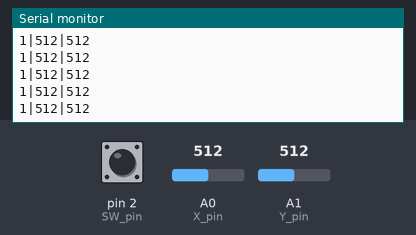
Simulated run of this sketch. Board: Arduino Uno, built with avr-gcc and run on an emulated ATmega328P. Parts: the last lines printed to the serial monitor. Inputs (shaded band) come from the test bench; at power-on: A0 (X_pin) = 512, A1 (Y_pin) = 512, pin 2 (SW_pin) HIGH.

Above: at 1.2 s.
1.3 s: A0 (X_pin) set to 716
At 1.8 s:
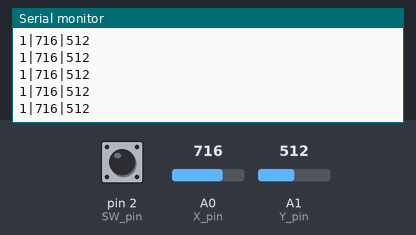
2.8 s: A1 (Y_pin) set to 716
At 3.3 s:
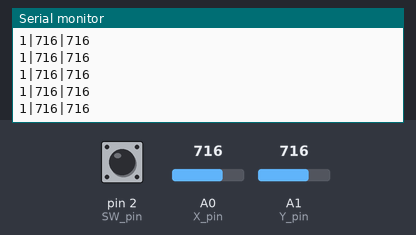
4.3 s: pin 2 (SW_pin) pulled LOW for 0.15 s
5.9 s: A0 (X_pin) set to 1023
At 6.4 s:
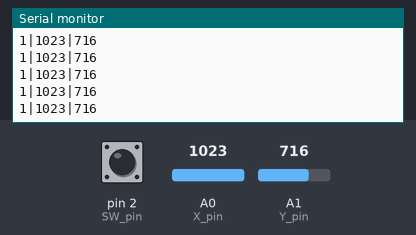
8.9 s: pin 2 (SW_pin) pulled LOW for 1 s
At 9.8 s:
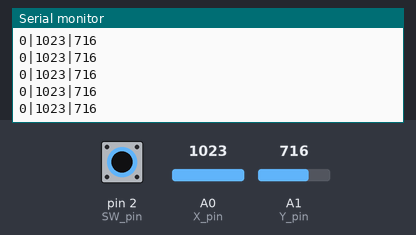
11.4 s: A1 (Y_pin) set to 900
At 11.9 s:
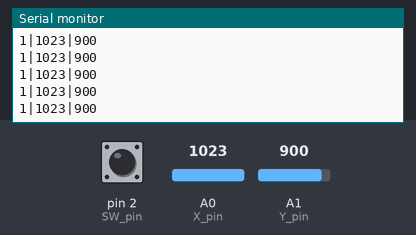
Timing chart, 0 to 14.4 s (numbered marks = the images above; inputs shaded):
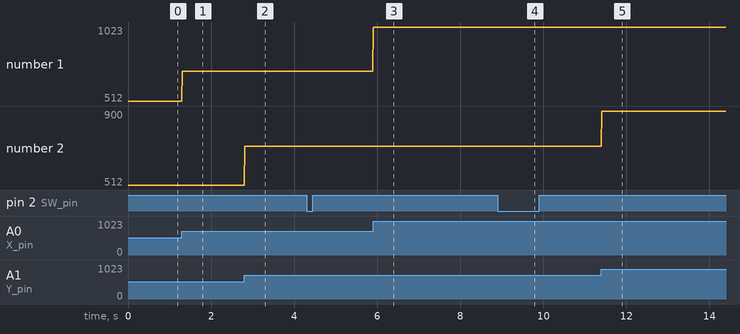

The sketch:

arduino-HW-504.ino
```cpp
// Arduino pin numbers
const int SW_pin = 2; // digital pin connected to switch output
const int X_pin = 0; // analog pin connected to X output
const int Y_pin = 1; // analog pin connected to Y output

void setup() {
  pinMode(SW_pin, INPUT);
  digitalWrite(SW_pin, HIGH);
  Serial.begin(115200);
}

void loop() {
  Serial.print(digitalRead(SW_pin));
  Serial.print("|");
  Serial.print(analogRead(X_pin));
  Serial.print("|");
  Serial.println(analogRead(Y_pin));
  delay(10);
}
```

Measured:
- after the input at 1.3 s, the serial monitor: prints a new line at once (image 1)
- after the input at 2.8 s, the serial monitor: prints a new line at once (image 2)
- after the input at 5.9 s, the serial monitor: prints a new line at once (image 3)
- after the input at 8.9 s, the serial monitor: prints a new line at once (image 4)
- after the input at 11.4 s, the serial monitor: prints a new line at once (image 5)
- plotted number 1: 512 → 716 after the input at 1.3 s, 716 → 1023 after the input at 5.9 s
- plotted number 2: 716 → 900 after the input at 11.4 s
